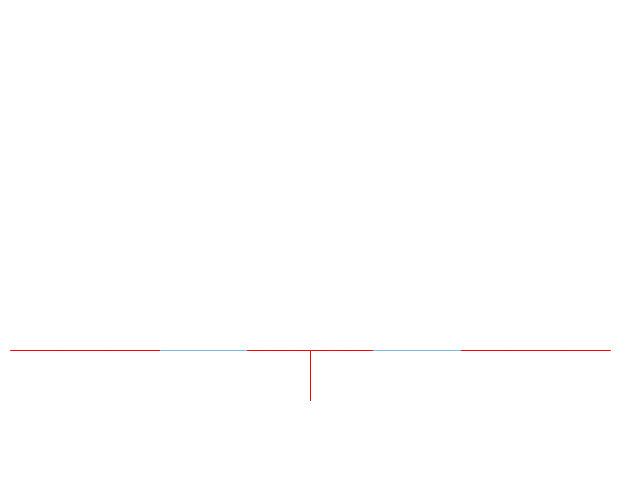
Frame 1 (no input)
Frame 60 (the mouse pressed at the canvas centre just before this capture): identical to frame 1, image omitted
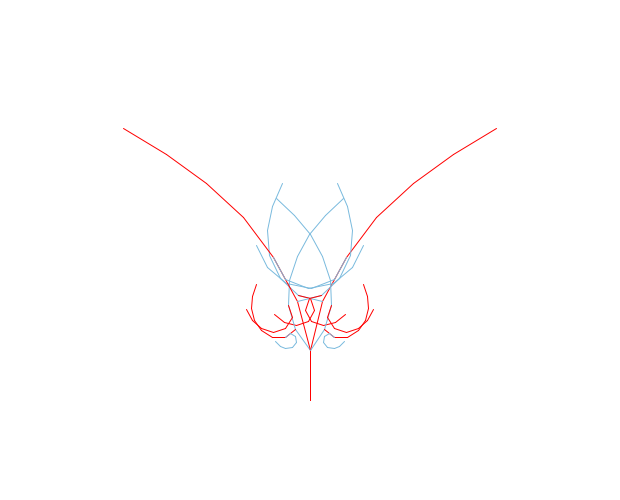
Frame 120 (the mouse held since frame 60 and released just before this capture)

The Processing sketch that drew these frames (run headless with seeded random() and noise(); from frame 60 on, the mouse is pressed at the canvas centre):

// Processing sketch: processing_16969
// ── processing_16969.pde

int counter;
int i;
int turns;
float angle;
float nextX;
float nextY;
float len;
float phi;
float coeff;
boolean increasing;

float x;
float y;

void setup() {  //setup function called initially, only once
  size(620, 500);
  background(255);  //set background white
  colorMode(RGB);   //set colors to Hue, Saturation, Brightness mode
  counter = 0;
  turns = 4;
  x = width/2;
  y  = height/2;
  angle = 0;
  len = 5;
  phi = 0;
  coeff = 2;
  increasing = true;
  
}

void draw() {  //draw function loops 
  

  //x= mouseX;
  //y = mouseY;
  
 background(255);
  
  
  
  
 i = 0;

turns = 6;


/*
drawSpiral(width/2-120,height/2,2 + mouseX/100, 20, PI/2,2,2);
drawSpiralT(width/2-120,height/2,2 + mouseX/100, 20, PI/2,2,2);


drawSpiral(width/2-120,height/2,2 + mouseX/100, 20, PI/2,3,2);
drawSpiralT(width/2-120,height/2,2 + mouseX/100, 20, PI/2,3,2);

drawSpiral(width/2-120,height/2,2 + mouseX/100, 20, PI/2,4,2);
drawSpiralT(width/2-120,height/2,2 + mouseX/100, 20, PI/2,4,2);*/




drawSpiral(width/2 ,height/2 +150 ,2 + mouseX/100, 50, PI/2,5,6);
drawSpiralT(width/2,height/2 + 150 ,2 + mouseX/100, 50, PI/2,5,6);









if( increasing){
   
phi = phi + 0.001;

} 


if ( !increasing ){
   phi = phi - 0.001;
}

if( phi > PI/3 ){
   phi = PI/3;
   increasing = false;
}

if( phi < -PI/3 ){
   phi = -PI/3;
   increasing = true;
   
}



coeff = coeff + 0.01;
   







}

void drawSpiral(float x, float y, int turns, float len, float angle, int depth,int depth2){
   
   if( depth % 2 == 0 ){
   stroke( 122,186,221);
   }
   else{
   stroke (255,0,0);
   }
   
   if(depth > 0){
      float nextX;
      float nextY;
      float nextAngle;
      
      nextX = x + len*cos(angle);
      nextY = y - len*sin(angle);
      
      line(x,y,nextX,nextY);
      
      nextAngle = angle + PI/(float)turns;
      
      //drawSpiral(nextX,nextY, turns +4, len/1.1, angle,depth-1);
      //drawSpiral(nextY ,nextX ,(turns  )  , len/1.1,-angle,depth-1);
      
      if( depth2 > 0) {
      drawSpiral(nextX ,nextY,turns/2 ,len,mouseY*angle/300,depth,depth2 -1);}
      //drawSpiral(nextX,nextY,-turns,len/1.1,-angle,depth-1);
      
      drawSpiral(nextX,nextY,turns /2,len/2,nextAngle ,depth-1,depth2);
   }
}


void drawSpiralT(float x, float y, int turns, float len, float angle, int depth,int depth2){
   
   if( depth % 2 == 0 ){
   stroke( 122,186,221);
   }
   else{
   stroke (255,0,0);
   }
   
   if(depth > 0){
      float nextX;
      float nextY;
      float nextAngle;
      
      nextX = x - len*cos(angle);
      nextY = y - len*sin(angle);
      
      line(x,y,nextX,nextY);
      
      nextAngle = angle + PI/(float)turns;
      
      //drawSpiral(nextX,nextY, turns +4, len/1.1, angle,depth-1);
      //drawSpiral(nextY ,nextX ,(turns  )  , len/1.1,-angle,depth-1);
      
      if( depth2 > 0) {
      drawSpiralT(nextX ,nextY,turns /2,len,mouseY*angle/300,depth,depth2 -1);}
      //drawSpiral(nextX,nextY,-turns,len/1.1,-angle,depth-1);
      
      drawSpiralT(nextX,nextY,turns / 2,len/2,nextAngle ,depth-1,depth2);
   }
}
   
   
   
                
                
